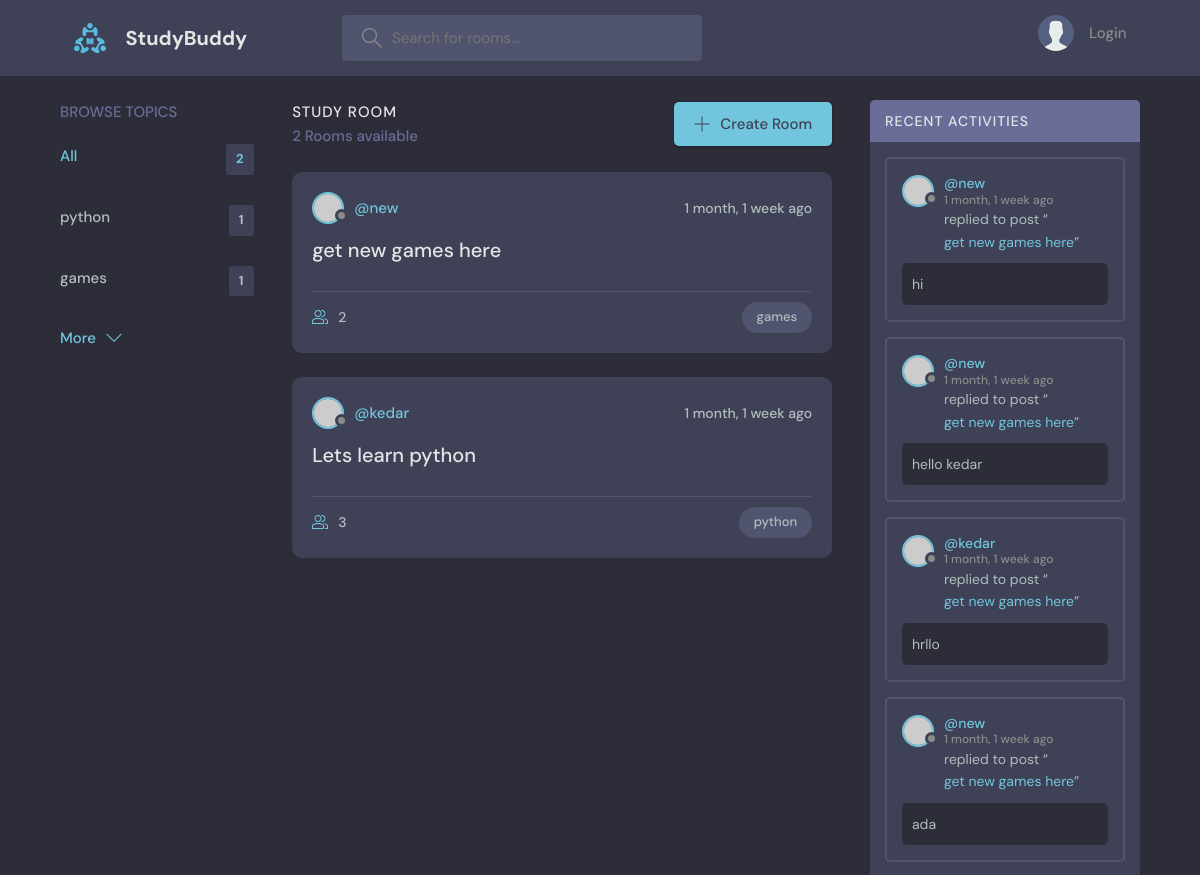
/ (upper part), run on an earlier commit of the app's database.
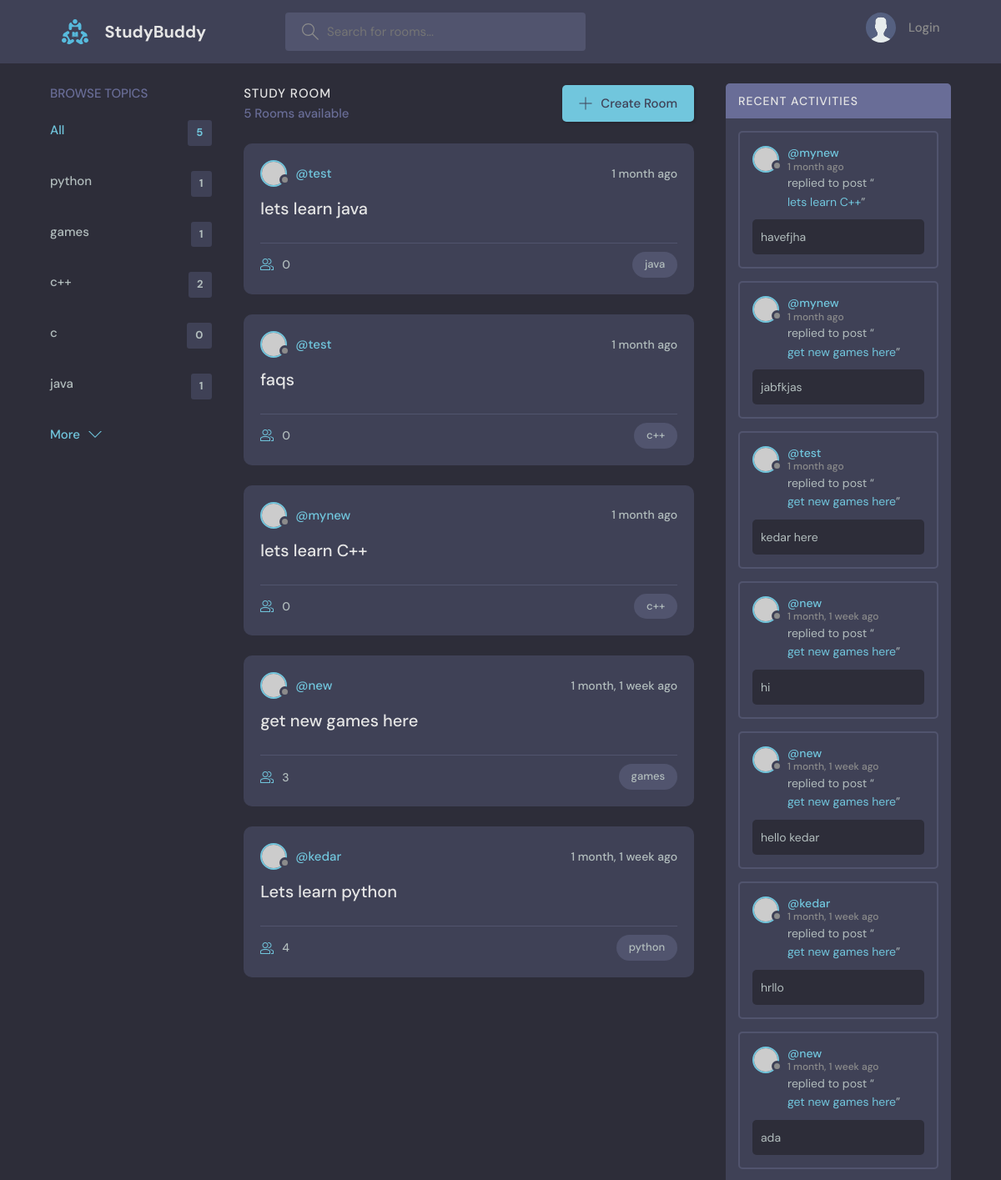
And on a later commit of the database.
### base/models.py (models this page shows, shortened)
class Topic(models.Model):
    name = models.CharField(max_length=200)

class Room(models.Model):
    host = models.ForeignKey(User,on_delete=models.SET_NULL, null=True)
    topic = models.ForeignKey(Topic,on_delete=models.SET_NULL, null=True)
    name = models.CharField(max_length=200, unique=True)
    description = models.TextField(null=True, blank=True)
    participants = models.ManyToManyField(User, related_name='participants', blank=True)
    requesters = models.ManyToManyField(User, related_name='requesters', blank=True)
    updated = models.DateTimeField(auto_now=True)
    created = models.DateTimeField(auto_now_add=True)
    class Meta:
        ordering = ['-updated', '-created']
    def __str__(self):
        return self.name

class Message(models.Model):
    user = models.ForeignKey(User, on_delete=models.CASCADE)
    room = models.ForeignKey(Room,on_delete=models.CASCADE)
    body = models.TextField()
    updated = models.DateTimeField(auto_now=True)
    created = models.DateTimeField(auto_now_add=True)
    class Meta:
        ordering = ['-updated', '-created']

### base/views.py (the view)
# urls.py: path('', views.home, name="home"),
def home(request):
    q = request.GET.get('q') if request.GET.get('q') != None else ''
    rooms = Room.objects.filter(
        Q(topic__name__icontains=q) |
        Q(name__icontains=q) |
        Q(description__icontains=q)
        )
    topics = Topic.objects.all()
    room_count = rooms.count()
    room_messages = Message.objects.filter(Q(room__topic__name__icontains=q))
    context = {'rooms': rooms, 'topics': topics, 'room_count': room_count,
                'room_messages': room_messages}
    return render(request, 'base/home.html',context)

### base/templates/base/home.html (shortened to what this page needs)
{% extends 'main.html' %}
{% block content %}
<main class="layout layout--3">
  <div class="container">
    {% include 'base/topics_component.html' %}
    <div class="roomList">
      <div class="roomList__header">
        <div>
          <h2>Study Room</h2>
          <p>{{room_count}} Rooms available</p>
        </div>
        <a class="btn btn--main" href="{% url 'create-room' %}">
          <svg version="1.1" xmlns="http://www.w3.org/2000/svg" width="32" height="32" viewBox="0 0 32 32">
            <title>add</title>
            <path
              d="M16.943 0.943h-1.885v14.115h-14.115v1.885h14.115v14.115h1.885v-14.115h14.115v-1.885h-14.115v-14.115z">
            </path>
          </svg>
          Create Room
        </a>
      </div>
      {% include 'base/feed_component.html' %}
    </div>
    {% include 'base/activity_component.html' %}
  </div>
</main>
{% endblock content %}

### base/templates/base/topics_component.html
<div class="topics">
  <div class="topics__header">
    <h2>Browse Topics</h2>
  </div>
  <ul class="topics__list">
    <li>
      <a href="{% url 'home' %}" class="active">All <span>{{ topics.count }}</span></a>
    </li>
    {% for topic in topics %}
    <li>
      <a href="{% url 'home' %}?q={{topic.name}}">{{topic.name}} <span>{{ topic.room_set.all.count }}</span></a>
    </li>
    {% endfor %}
  </ul>
  <a class="btn btn--link" href="topics.html">
    More
    <svg version="1.1" xmlns="http://www.w3.org/2000/svg" width="32" height="32" viewBox="0 0 32 32">
      <title>chevron-down</title>
      <path d="M16 21l-13-13h-3l16 16 16-16h-3l-13 13z"></path>
    </svg>
  </a>
</div>

### base/templates/base/feed_component.html (shortened to what this page needs)
{% for room in rooms %}
<div class="roomListRoom">
  <div class="roomListRoom__header">
    <a href="{% url 'user-profile' room.host.id %}" class="roomListRoom__author">
      <div class="avatar avatar--small">
        <img src="https://randomuser.me/api/portraits/women/11.jpg" />
      </div>
      <span>@{{room.host.username}}</span>
    </a>
    <div class="roomListRoom__actions">
      <span>{{room.created|timesince}} ago</span>
    </div>
  </div>
  <div class="roomListRoom__content">
    <a href="{% url 'room' room.id %}">{{room.name}}</a>
  </div>
  <div class="roomListRoom__meta">
    <a href="{% url 'room' room.id %}" class="roomListRoom__joined">
      {{room.participants.all.count}}
    </a>
    <p class="roomListRoom__topic">{{ room.topic.name }}</p>
  </div>
</div>
{% endfor %}

### base/templates/base/activity_component.html (shortened to what this page needs)
<div class="activities">
  <div class="activities__header">
    <h2>Recent Activities</h2>
  </div>
  {% for message in room_messages %}
  <div class="activities__box">
    <div class="activities__boxHeader roomListRoom__header">
      <a href="{% url 'user-profile' message.user.id %}" class="roomListRoom__author">
        <div class="avatar avatar--small">
          <img src="https://randomuser.me/api/portraits/women/11.jpg" />
        </div>
        <p>
          @{{ message.user }}
          <span>{{ message.created|timesince }} ago</span>
        </p>
      </a>
    </div>
    <div class="activities__boxContent">
      <p>replied to post “<a href="{% url 'room' message.room.id %}">{{message.room}}</a>”</p>
      <div class="activities__boxRoomContent">
        {{message.body}}
      </div>
    </div>
  </div>
  {% endfor %}
</div>

What changed in the data, as far as the page shows it:
added Topic: name "c++", room_set.all.count "2"
added Topic: name "c", room_set.all.count "0"
added Topic: name "java", room_set.all.count "1"
added Room: host.username "test", created "1 month", name "lets learn java", participants.all.count "0", topic.name "java"
added Room: host.username "test", created "1 month", name "faqs", participants.all.count "0", topic.name "c++"
added Room: host.username "mynew", created "1 month", name "lets learn C++", participants.all.count "0", topic.name "c++"
computed for Room "get new games here": participants.all.count "2" → "3"
computed for Room "Lets learn python": participants.all.count "3" → "4"
added Message: user "mynew", created "1 month", room "lets learn C++", body "havefjha"
added Message: user "mynew", created "1 month", room "get new games here", body "jabfkjas"
added Message: user "test", created "1 month", room "get new games here", body "kedar here"
Also different on the page:
{{ topics.count }}: "2" → "5"
{{ room_count }}: "2" → "5"
